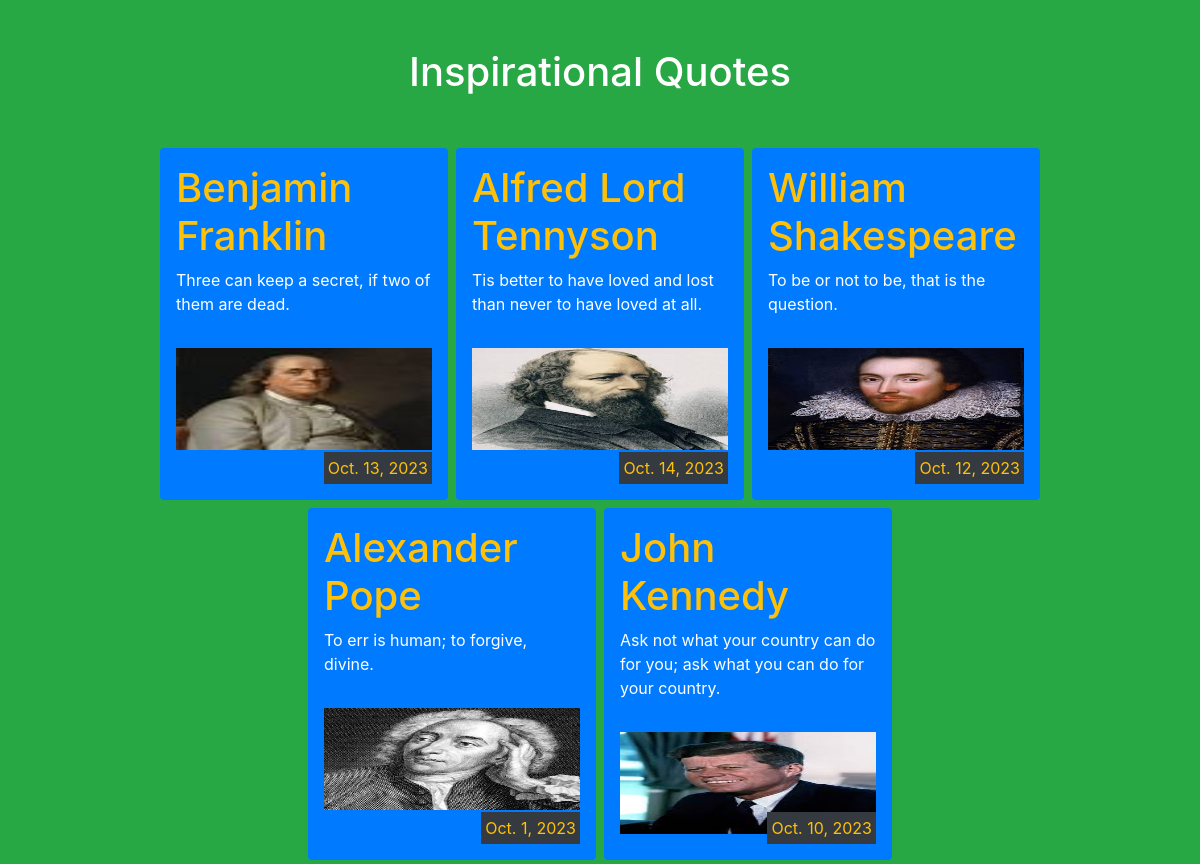
The page / on the database its author committed.
### base/models.py (models this page shows, shortened)
class Quote(models.Model):
    author = models.CharField(max_length=100)
    text = models.TextField()
    image = models.ImageField(upload_to='images/',blank=True)
    date = models.DateField()

### base/views.py (the view)
# urls.py: path('',views.quote)
def quote(request):
    content = Quote.objects.all()
    return render(request,'base/quotes.html',{'content':content})

### base/templates/base/quotes.html (shortened to what this page needs)
<!DOCTYPE html>
{% load static %}
<html lang="en">
<head>
    <link rel="stylesheet" href="https://cdn.jsdelivr.net/npm/bootstrap@4.4.1/dist/css/bootstrap.min.css"
>
</head>
<body class="bg-success text-white">
    <h1 class="text-center mt-5">Inspirational Quotes</h1>
    <div class="container d-flex justify-content-center flex-wrap mt-5">
        {% for q in content %}
            <div class="bg-primary m-1 p-3 rounded" style="width: 18rem; height: 22rem; position: relative;">
                <h1 class="text-warning">{{q.author}}</h1>
                <p>{{q.text}}</p>
                    {% if q.image %}
                    <img src="{{q.image.url}}" alt="" width="100%" height="42%" class="pt-3 pb-3">
                    {% endif %}
                <p class="text-warning bg-dark p-1" style="position: absolute; bottom: 0; right: 1rem;">{{q.date}}</p>
            </div>
        {% endfor %}
    </div>
</body>
</html>

### rows shown on the page
Quote: author "Benjamin Franklin", text "Three can keep a secret, if two of them are dead.", image (picture), date "Oct. 13, 2023"
Quote: author "Alfred Lord Tennyson", text "Tis better to have loved and lost than never to have loved at all.", image (picture), date "Oct. 14, 2023"
Quote: author "William Shakespeare", text "To be or not to be, that is the question.", image (picture), date "Oct. 12, 2023"
Quote: author "Alexander Pope", text "To err is human; to forgive, divine.", image (picture), date "Oct. 1, 2023"
Quote: author "John Kennedy", text "Ask not what your country can do for you; ask what you can do for your country.", image (picture), date "Oct. 10, 2023"
